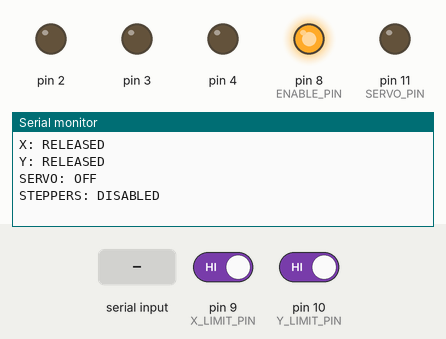
Bench run of a sketch on a simulated Arduino Uno, built with avr-gcc and run on an emulated ATmega328P. Shown: output pins drawn as LEDs (lit = HIGH), the last lines printed to the serial monitor. The inputs (shaded band) are chosen by the test bench; at power-on: pin 9 (X_LIMIT_PIN) HIGH, pin 10 (Y_LIMIT_PIN) HIGH.

Above: at 1.2 s.
1.3 s: pin 9 (X_LIMIT_PIN) driven LOW
At 2.2 s:
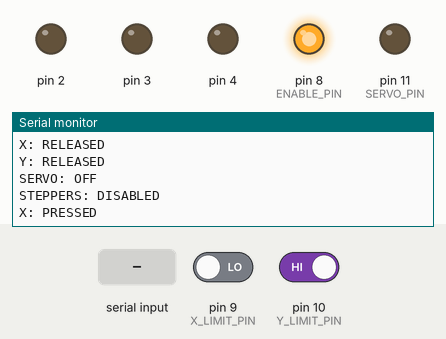
2.8 s: pin 10 (Y_LIMIT_PIN) driven LOW
At 3.4 s:
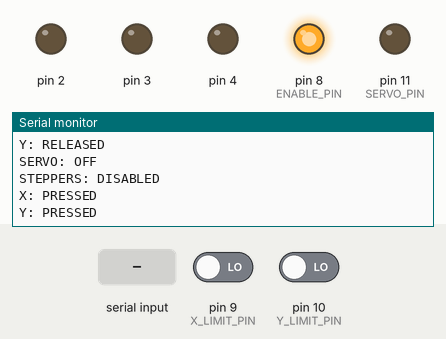
4.3 s: "SERVO,1\n" received over Serial
At 4.8 s:
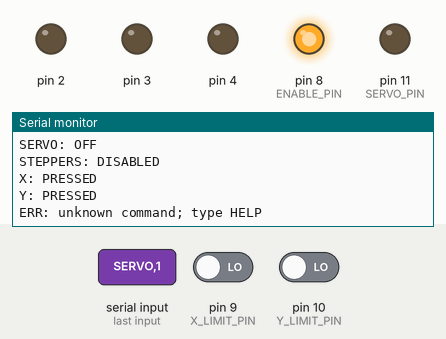
5.8 s: byte 33 ('!') received over Serial
At 7.2 s:
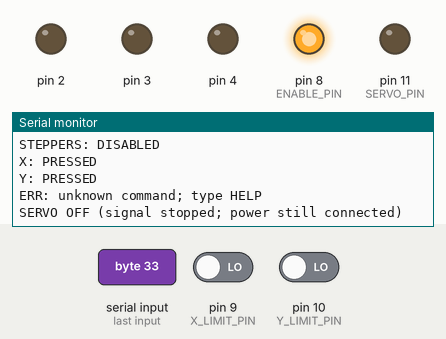

Measured:
- after the input at 1.3 s, the serial monitor: prints a new line at once (image 1)
- after the input at 2.8 s, the serial monitor: prints a new line at once (image 2)
- after the input at 4.3 s, the serial monitor: prints a new line at once (image 3)
- after the input at 5.8 s, the serial monitor: prints a new line at once (image 4)

The sketch:

Limit_Servo_Test.ino
```cpp
#include <Arduino.h>
#include <Servo.h>
#include <stdlib.h>
#include <string.h>

// UNO R3 + CNC Shield V3. Confirm the physical header mapping on your board.
const uint8_t X_LIMIT_PIN = 9;
const uint8_t Y_LIMIT_PIN = 10;
const uint8_t SERVO_PIN = 11;
const uint8_t ENABLE_PIN = 8;
// Bare mechanical switches: COM -> GND, NO -> input.
const bool SWITCH_NORMALLY_CLOSED = false;
const unsigned long DEBOUNCE_MS = 25;
const unsigned long SERVO_TIMEOUT_MS = 10000;
// TD-9412MG datasheet range. Actual travel depends on the purchased variant.
// Test unloaded, expanding from center before trying either endpoint.
const int SERVO_MIN_ANGLE = 0;
const int SERVO_MAX_ANGLE = 180;
const int SERVO_MIN_US = 500;
const int SERVO_MAX_US = 2500;

Servo testServo;
const uint8_t limitPins[2] = {X_LIMIT_PIN, Y_LIMIT_PIN};
bool rawHit[2], stableHit[2];
unsigned long changedAt[2];
unsigned long lastServoCommand = 0;
int commandedPulseUs = 1500;
char inputLine[48];
uint8_t inputLength = 0;
bool discardLine = false;

bool readHit(uint8_t pin) {
  return digitalRead(pin) == (SWITCH_NORMALLY_CLOSED ? HIGH : LOW);
}

void printLimit(uint8_t index) {
  Serial.print(index == 0 ? F("X: ") : F("Y: "));
  Serial.println(stableHit[index] ? F("PRESSED") : F("RELEASED"));
}

void servoOff() {
  testServo.detach();
  digitalWrite(SERVO_PIN, LOW);
  Serial.println(F("SERVO OFF (signal stopped; power still connected)"));
}

void printStatus() {
  printLimit(0);
  printLimit(1);
  Serial.print(F("SERVO: "));
  if (testServo.attached()) {
    Serial.print(F("ON, commanded pulse us="));
    Serial.println(commandedPulseUs);
  } else {
    Serial.println(F("OFF"));
  }
  Serial.println(F("STEPPERS: DISABLED"));
}

void printHelp() {
  Serial.println(F("STATUS | SERVO 0..180 | US 500..2500 | OFF | HELP | !"));
  Serial.println(F("SERVO 90 starts at nominal center; test with linkage removed."));
  Serial.println(F("Servo signal turns off after 10 seconds without a new SERVO/US command."));
}

void processCommand(char *line) {
  char *cmd = strtok(line, " \t");
  if (!cmd) return;
  char *arg = strtok(NULL, " \t");
  char *extra = strtok(NULL, " \t");
  bool angleCommand = !strcmp(cmd, "SERVO");
  bool pulseCommand = !strcmp(cmd, "US");
  if ((angleCommand || pulseCommand) && arg && !extra) {
    // Bound digit count before strtol to reject overflow on the AVR's long.
    size_t digits = strlen(arg);
    if (digits > 4) { Serial.println(F("ERR: invalid number")); return; }
    for (size_t i = 0; i < digits; ++i) {
      if (arg[i] < '0' || arg[i] > '9') {
        Serial.println(F("ERR: use unsigned integer")); return;
      }
    }
    char *end;
    long value = strtol(arg, &end, 10);
    long minimum = angleCommand ? SERVO_MIN_ANGLE : SERVO_MIN_US;
    long maximum = angleCommand ? SERVO_MAX_ANGLE : SERVO_MAX_US;
    if (*end || value < minimum || value > maximum) {
      Serial.println(F("ERR: use SERVO 0..180 or US 500..2500"));
      return;
    }
    if (!testServo.attached()) {
      // Preload a neutral pulse before enabling output.
      testServo.writeMicroseconds(1500);
      if (testServo.attach(SERVO_PIN, SERVO_MIN_US, SERVO_MAX_US) == INVALID_SERVO) {
        Serial.println(F("ERR: servo attach failed"));
        return;
      }
    }
    commandedPulseUs = angleCommand
      ? (int)(SERVO_MIN_US + value * (SERVO_MAX_US - SERVO_MIN_US) / 180L)
      : (int)value;
    testServo.writeMicroseconds(commandedPulseUs);
    lastServoCommand = millis();
    Serial.print(angleCommand ? F("OK SERVO ") : F("OK US "));
    Serial.print(value);
    Serial.print(F("; pulse us="));
    Serial.println(commandedPulseUs);
    return;
  }
  if (!arg && !strcmp(cmd, "STATUS")) { printStatus(); return; }
  if (!arg && !strcmp(cmd, "OFF")) { servoOff(); return; }
  if (!arg && !strcmp(cmd, "HELP")) { printHelp(); return; }
  Serial.println(F("ERR: unknown command; type HELP"));
}

void setup() {
  // Disable all stepper drivers and hold STEP outputs low.
  digitalWrite(ENABLE_PIN, HIGH);
  pinMode(ENABLE_PIN, OUTPUT);
  for (uint8_t pin = 2; pin <= 4; ++pin) {
    digitalWrite(pin, LOW);
    pinMode(pin, OUTPUT);
  }
  digitalWrite(SERVO_PIN, LOW);
  pinMode(SERVO_PIN, OUTPUT);
  for (uint8_t i = 0; i < 2; ++i) {
    pinMode(limitPins[i], INPUT_PULLUP);
    rawHit[i] = stableHit[i] = readHit(limitPins[i]);
    changedAt[i] = millis();
  }
  Serial.begin(115200);
  Serial.println(F("Limit + servo test ready. Servo output OFF."));
  printHelp();
  printStatus();
}

void loop() {
  unsigned long now = millis();
  for (uint8_t i = 0; i < 2; ++i) {
    bool hit = readHit(limitPins[i]);
    if (hit != rawHit[i]) { rawHit[i] = hit; changedAt[i] = now; }
    if (now - changedAt[i] >= DEBOUNCE_MS && stableHit[i] != rawHit[i]) {
      stableHit[i] = rawHit[i];
      printLimit(i);
    }
  }
  if (testServo.attached() && now - lastServoCommand >= SERVO_TIMEOUT_MS) {
    servoOff();
  }
  while (Serial.available()) {
    char c = Serial.read();
    if (c == '!') {
      servoOff();
      inputLength = 0;
      discardLine = true;
    } else if (c == '\r' || c == '\n') {
      if (!discardLine && inputLength) {
        inputLine[inputLength] = '\0';
        processCommand(inputLine);
      }
      inputLength = 0;
      discardLine = false;
    } else if (!discardLine) {
      if (inputLength < sizeof(inputLine) - 1) inputLine[inputLength++] = c;
      else {
        inputLength = 0;
        discardLine = true;
        Serial.println(F("ERR: line too long"));
      }
    }
  }
}
```
